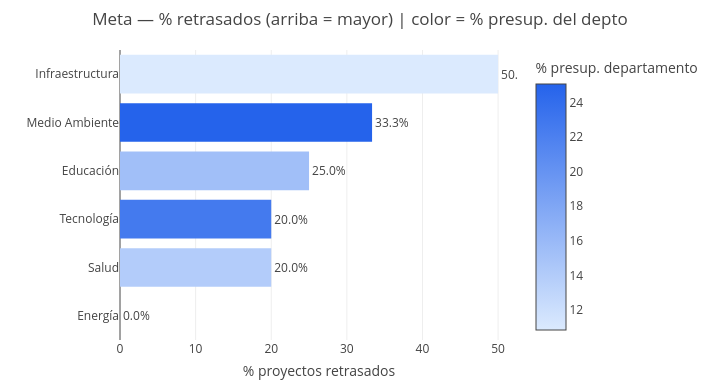

Notebook cell for this chart:
### Markdown cell above
**Fig. Cuatro departamentos críticos**

**Respuesta:**  
Al filtrar solo Meta, Magdalena, Atlántico y Bogotá D.C., el cuadro **empeora** respecto al país:

- **Infraestructura** (resaltada): **18,9 %** del presupuesto del bloque crítico, pero **47,1 %** de sus proyectos retrasados (**8/17**) — el peor ratio del agregado.  
- **Medio Ambiente**: **19,1 %** del presupuesto crítico, **31,2 %** retrasados (5/16).  
- **Educación**: **33,3 %** retrasados (5/15) con menor peso (**11,2 %** del bloque).  
- **Energía** en críticos: **21,5 %** del presupuesto del bloque, pero solo **12,5 %** retrasados (3/24) — el problema nacional de Energía **no se replica igual** cuando solo miras estos cuatro deptos.

En territorios sensibles, el foco de riesgo operativo se desplaza hacia **Infraestructura** (y en segundo plano Medio Ambiente / Educación), no hacia Energía.

### Code cell
for depto in CRITICOS:
    t = cat_por_critico[cat_por_critico["Departamento"] == depto].copy()
    t = t.sort_values("Pct_Retrasados", ascending=False)
    orden_cats = t["Categoria"].tolist()

    t["Categoria"] = pd.Categorical(t["Categoria"], categories=orden_cats, ordered=True)

    fig3 = px.bar(
        t,
        x="Pct_Retrasados",
        y="Categoria",
        color="Pct_Presup_Depto",
        orientation="h",
        title=f"{depto} — % retrasados (arriba = mayor) | color = % presup. del depto",
        color_continuous_scale=["#DBEAFE", "#2563EB"],
        text=t["Pct_Retrasados"].round(1),
    )

    fig3.update_traces(texttemplate="%{text:.1f}%", textposition="outside")
    fig3.update_yaxes(categoryorder="array", categoryarray=orden_cats, autorange="reversed")
    fig3.update_layout(
        height=380,
        width=720,
        margin=dict(t=50, l=120, r=50, b=40),
        xaxis_title="% proyectos retrasados",
        yaxis_title="",
        coloraxis_colorbar_title="% presup. departamento",
    )
    fig3.show()

### Figure 1 — Plotly figure (JSON) as saved in the notebook; plotly's stock layout.template omitted (floating-point values rounded to 4 significant figures)
{"data": [{"hovertemplate": "Pct_Retrasados=%{x}<br>Categoria=%{y}<br>text=%{text}<br>Pct_Presup_Depto=%{marker.color}<extra></extra>", "legendgroup": "", "marker": {"color": [10.83, 25.08, 15.36, 22.67, 13.98, 12.09], "coloraxis": "coloraxis", "pattern": {"shape": ""}}, "name": "", "orientation": "h", "showlegend": false, "text": [50.0, 33.3, 25.0, 20.0, 20.0, 0.0], "textposition": "outside", "texttemplate": "%{text:.1f}%", "type": "bar", "x": [50.0, 33.33, 25.0, 20.0, 20.0, 0.0], "xaxis": "x", "y": ["Infraestructura", "Medio Ambiente", "Educación", "Tecnología", "Salud", "Energía"], "yaxis": "y"}], "layout": {"barmode": "relative", "coloraxis": {"colorbar": {"title": {"text": "% presup. departamento"}}, "colorscale": [[0, "#DBEAFE"], [1, "#2563EB"]]}, "height": 380, "legend": {"tracegroupgap": 0}, "margin": {"b": 40, "l": 120, "r": 50, "t": 50}, "title": {"text": "Meta — % retrasados (arriba = mayor) | color = % presup. del depto"}, "width": 720, "xaxis": {"anchor": "y", "domain": [0, 1], "title": {"text": "% proyectos retrasados"}}, "yaxis": {"anchor": "x", "autorange": "reversed", "categoryarray": ["Infraestructura", "Medio Ambiente", "Educación", "Tecnología", "Salud", "Energía"], "categoryorder": "array", "domain": [0, 1], "title": {"text": ""}}}}
